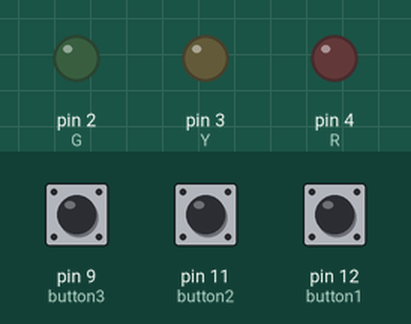
Recording of a sketch running on a simulated Arduino Uno, built with avr-gcc and run on an emulated ATmega328P. On the bench: output pins drawn as LEDs (lit = HIGH). Dashed ring = blinking. The test bench sets the inputs (shaded band); at power-on: pin 11 (button2) HIGH, pin 9 (button3) HIGH, pin 12 (button1) LOW.

Above: at 1.2 s.
1.3 s: pin 11 (button2) pulled LOW for 0.15 s
At 1.8 s:
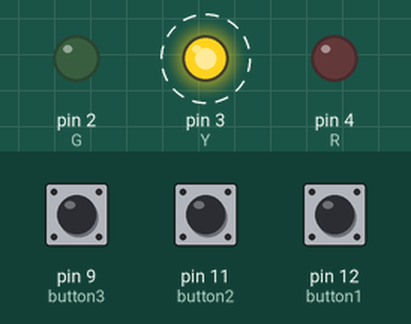
4.4 s: pin 9 (button3) pulled LOW for 1 s
At 4.69 s:
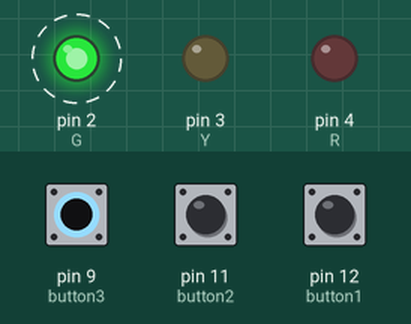
7.4 s: pin 12 (button1) pulled HIGH for 3.2 s
At 11.1 s:
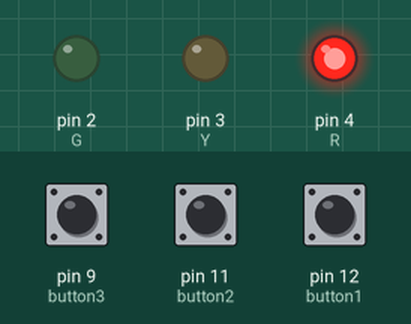
12.1 s: pin 12 (button1) pulled HIGH for 1 s
16.1 s: pin 12 (button1) pulled HIGH for 0.15 s
At 17.6 s:
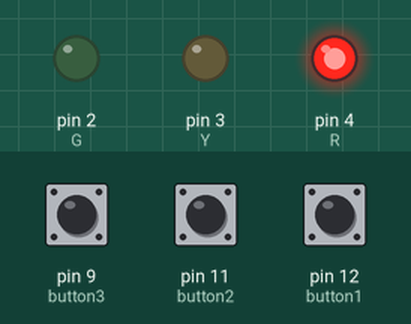
19.2 s: pin 9 (button3) driven LOW and pin 11 (button2) driven LOW and pin 12 (button1) driven HIGH
At 20.09 s:
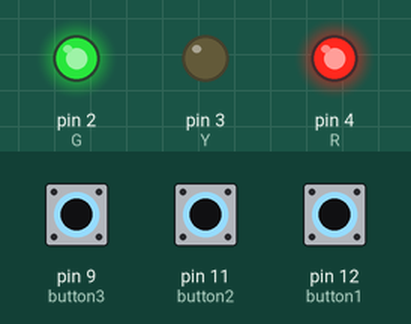
Timing chart, 0 to 23.2 s (numbered marks = the images above; inputs shaded):
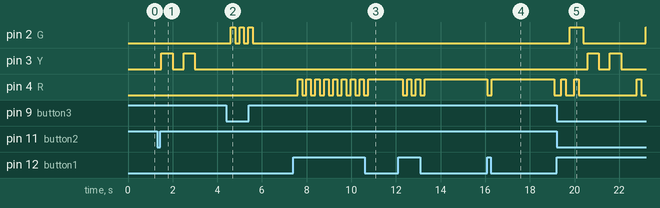

Measured:
- after the input at 1.3 s, pin 3 (Y): alternates HIGH for 0.50 s and LOW for 0.50 s, 4 changes in all, then stays LOW, starting after 0.20 s
- after the input at 4.4 s, pin 2 (G): alternates HIGH for 0.20 s and LOW for 0.20 s, 6 changes in all, then stays LOW, starting after 0.20 s
- after the input at 7.4 s, pin 4 (R): alternates HIGH for 0.20 s and LOW for 0.20 s, 17 changes in all, then stays HIGH, starting after 0.20 s
- after the input at 16.1 s, pin 4 (R): LOW → HIGH after 0.20 s, → LOW 2.8 s later
- after the input at 19.2 s, pin 2 (G): LOW → HIGH after 0.59 s, → LOW 0.59 s later, → HIGH 2.8 s later; pin 3 (Y): alternates HIGH for 0.50 s and LOW for 0.50 s, 4 changes in all, then stays LOW, starting after 1.4 s; pin 4 (R): goes HIGH 0.20 s, LOW 0.40 s, HIGH 0.20 s, LOW 2.6 s, HIGH 0.20 s, then LOW, starting after 0.20 s

The sketch:

assingment1sbdb.ino
```cpp
#define button1 12
#define button2 11
#define button3 9
#define R 4
#define Y 3
#define G 2

unsigned long past1 = 0;
unsigned long past2 = 0;
unsigned long past3 = 0;

int RED = LOW;
int YELLOW = LOW;
int GREEN = LOW;

const long interval1 = 3000; //R
const long interval2 = 500;  //Y
const long interval3 = 3000; //G

void LightOnOff(int,int,int);
int RedLight(int);
int YellowLight(int);
int GreenLight(int);


void setup() {
  Serial.begin(9600);
  pinMode(button1,INPUT);//DOWN
  pinMode(button2,INPUT);//UP
  pinMode(button3,INPUT_PULLUP);//INTERNAL
  pinMode(R,OUTPUT);
  pinMode(Y,OUTPUT);
  pinMode(G,OUTPUT);

}

void loop() {
  int S1 = digitalRead(button1);
  int S2 = digitalRead(button2);
  int S3 = digitalRead(button3);

  unsigned long current = millis();

       if(S1 == HIGH){
          delay(198);
          if(RED == HIGH){
            RED = LOW;
          }
          else{
            RED = HIGH;
          }
          digitalWrite(R, RED);
            past1 = current;
       }
       if (current - past1 >= interval1) {
            RED = LOW;
            digitalWrite(R, RED);

       }

       if(S3 == LOW && RED == LOW){
            delay(198);
            if(GREEN == HIGH){
              GREEN = LOW;
            }
            else{
              GREEN = HIGH;
            }
            digitalWrite(G, GREEN);
            past3 = current;
       }
       if (current - past3 >= interval3) {
            GREEN = LOW;
            digitalWrite(G, GREEN);

       }

       if(S2 == LOW && RED == LOW && GREEN == LOW){
            delay(198);
            if(YELLOW == HIGH){
              YELLOW = LOW;
            }
            else{
              YELLOW = HIGH; digitalWrite(Y, YELLOW);
              delay(500);
              YELLOW = LOW; digitalWrite(Y, YELLOW);
              delay(500);
              YELLOW = HIGH; digitalWrite(Y, YELLOW);
              delay(500);
              YELLOW = LOW; digitalWrite(Y, YELLOW);
              delay(500);
            }
            digitalWrite(Y, YELLOW);
            past2 = current;
       }
       if (current - past2 >= interval1) {
            YELLOW = LOW;
            digitalWrite(Y, YELLOW);

       }

}


void LightOnOff(int red,int yellow,int green){
    RedLight(red);
    YellowLight(yellow);
    GreenLight(green);
}

int RedLight(int x){
    RED = x;
    digitalWrite(R, RED);
    delay(1000);
}
int YellowLight(int x){
    YELLOW = x;
    digitalWrite(Y, YELLOW);
    delay(1000);
}
int GreenLight(int x){
    GREEN = x;
    digitalWrite(G, GREEN);
    delay(1000);
}
```
